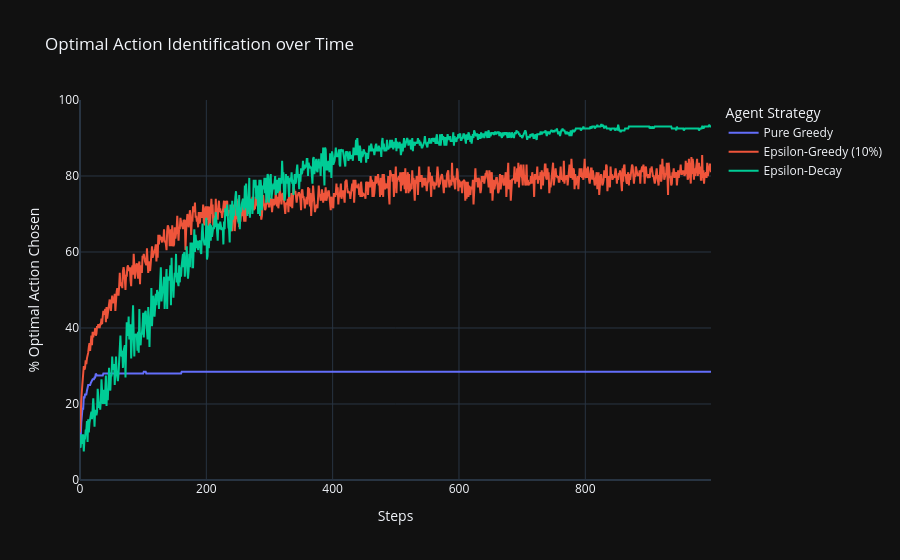

This figure's notebook cell:
### Code cell
fig_optimal = go.Figure()

for name, df in experiments.items():
    if 'Optimal_Action_Percentage' in df.columns:
        fig_optimal.add_trace(go.Scatter(
            y=df['Optimal_Action_Percentage'],
            mode='lines',
            name=name,
            line=dict(width=2)
        ))

fig_optimal.update_layout(
    title="Optimal Action Identification over Time",
    xaxis_title="Steps",
    yaxis_title="% Optimal Action Chosen",
    yaxis=dict(range=[0, 100]), # Lock Y-axis to 0-100%
    legend_title="Agent Strategy",
    hovermode="x unified"
)

fig_optimal.show()

### Figure 1 — Plotly figure (JSON) as saved in the notebook; plotly's stock layout.template omitted (floating-point values rounded to 4 significant figures; data arrays with more than 128 entries replaced by an {"elided": "..."} marker saying what was removed)
{"data": [{"line": {"width": 2}, "mode": "lines", "name": "Pure Greedy", "type": "scatter", "y": {"elided": "1000 float values"}}, {"line": {"width": 2}, "mode": "lines", "name": "Epsilon-Greedy (10%)", "type": "scatter", "y": {"elided": "1000 float values"}}, {"line": {"width": 2}, "mode": "lines", "name": "Epsilon-Decay", "type": "scatter", "y": {"elided": "1000 float values"}}], "layout": {"hovermode": "x unified", "legend": {"title": {"text": "Agent Strategy"}}, "title": {"text": "Optimal Action Identification over Time"}, "xaxis": {"title": {"text": "Steps"}}, "yaxis": {"range": [0, 100], "title": {"text": "% Optimal Action Chosen"}}}}
